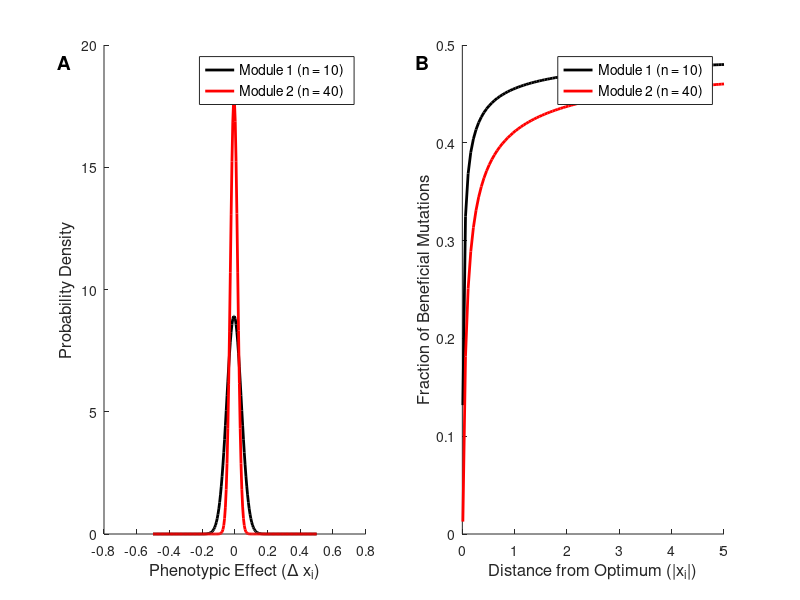

MATLAB code to generate this figure:
% MATLAB script to visualize true phenotypic and fitness effects in nested FGM
% Supplementary figure for two modules with n_1 = 10 and n_2 = 40

clear; close all;

% Parameters
m = 0.1;           % Mutation magnitude (deltaTrait)
n_values = [10, 40]; % Dimensionalities for two modules
x_i_fixed = -1;     % Fixed x_i value for distribution comparison

% Range of x_i values for fitness effects
x_i_values = linspace(-5, -0.01, 100);
distance = abs(x_i_values);

% Range for phenotypic effect distribution
delta_x_range = linspace(-0.5, 0.5, 200); % Range for Delta x_i

% Preallocate arrays
pdf_delta_x = zeros(length(n_values), length(delta_x_range)); % True PDF of Delta x_i
fracBeneficial = zeros(length(n_values), length(x_i_values)); % True fraction beneficial

% Compute true distributions and fractions
for k = 1:length(n_values)
    n = n_values(k);
    
    % True distribution of phenotypic effects at fixed x_i
    variance_fixed = m * sqrt(2 * abs(x_i_fixed) / n);
    mu = -m^2 / 2;
    pdf_delta_x(k, :) = normpdf(delta_x_range, mu, variance_fixed);
    
    % True fraction of beneficial mutations across x_i range
    for i = 1:length(x_i_values)
        x_i = x_i_values(i);
        variance = m * sqrt(2 * abs(x_i) / n);
        % P(Delta x_i > 0) = 1 - CDF(0) for N(-m^2/2, variance)
        fracBeneficial(k, i) = 1 - normcdf(0, mu, variance);
    end
end

% Create supplementary figure with two subplots
figure('Position', [100, 100, 800, 300]);

% Subplot 1: True distribution of phenotypic effects (Delta x_i)
subplot(1, 2, 1);
hold on;
plot(delta_x_range, pdf_delta_x(1, :), 'k-', 'LineWidth', 2, ...
    'DisplayName', 'Module 1 (n = 10)');
plot(delta_x_range, pdf_delta_x(2, :), 'r-', 'LineWidth', 2, ...
    'DisplayName', 'Module 2 (n = 40)');
xlabel('Phenotypic Effect (\Delta x_i)', 'FontSize', 12);
ylabel('Probability Density', 'FontSize', 12);
legend('Location', 'best', 'FontSize', 10);
grid off;
set(gca, 'FontSize', 10);

% Add label "A" outside upper-left corner in axes coordinates
text(-0.125, 0.95, 'A', 'FontSize', 14, 'FontWeight', 'bold', ...
    'Units', 'normalized', 'HorizontalAlignment', 'right', 'VerticalAlignment', 'bottom');
hold off;

% Subplot 2: True fraction of beneficial mutations vs. distance
subplot(1, 2, 2);
hold on;
plot(distance, fracBeneficial(1, :), 'k-', 'LineWidth', 2, ...
    'DisplayName', 'Module 1 (n = 10)');
plot(distance, fracBeneficial(2, :), 'r-', 'LineWidth', 2, ...
    'DisplayName', 'Module 2 (n = 40)');
xlabel('Distance from Optimum (|x_i|)', 'FontSize', 12);
ylabel('Fraction of Beneficial Mutations', 'FontSize', 12);
legend('Location', 'best', 'FontSize', 10);
grid off;
set(gca, 'FontSize', 10);

% Add label "B" outside upper-left corner in axes coordinates
text(-0.125, 0.95, 'B', 'FontSize', 14, 'FontWeight', 'bold', ...
    'Units', 'normalized', 'HorizontalAlignment', 'right', 'VerticalAlignment', 'bottom');
hold off;

% Set figure background
set(gcf, 'Color', 'w');

% Save figure (optional)
print('-depsc', 'supp_fig_nestedFGM_modules_true.eps'); % For EPS format
